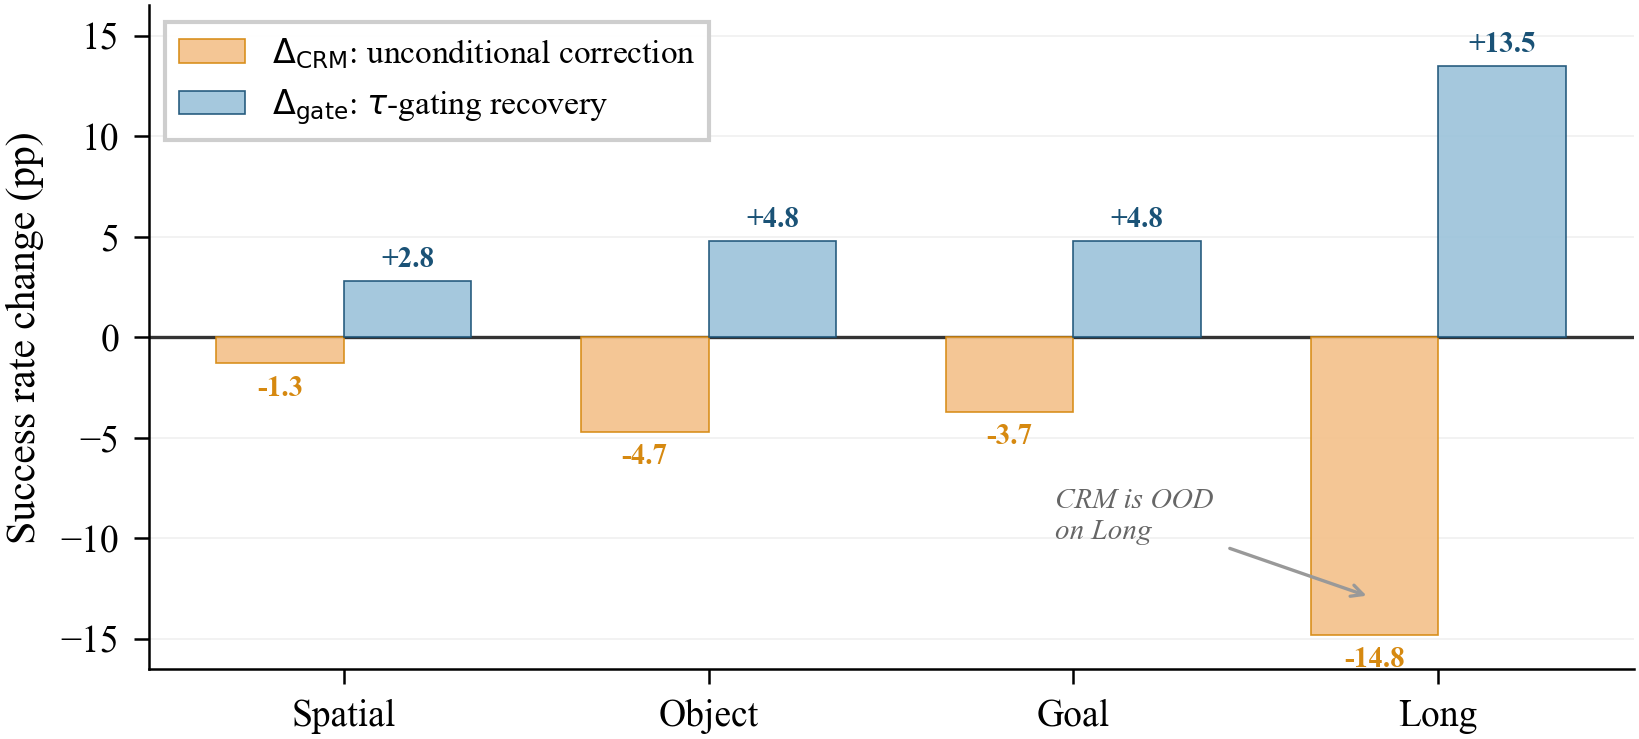

The script that saved this image:
"""Teaser figure: degradation vs recovery across 4 LIBERO suites."""
import os
import matplotlib
matplotlib.use('Agg')
import matplotlib.pyplot as plt
import numpy as np

plt.rcParams.update({
    'font.family': 'serif',
    'font.serif': ['Times New Roman'],
    'font.size': 9,
    'axes.labelsize': 10,
    'axes.titlesize': 10,
    'xtick.labelsize': 9,
    'ytick.labelsize': 9,
    'legend.fontsize': 8,
    'figure.dpi': 300,
    'savefig.dpi': 300,
    'pdf.fonttype': 42,
    'ps.fonttype': 42,
    'axes.linewidth': 0.6,
    'xtick.major.width': 0.6,
    'ytick.major.width': 0.6,
    'axes.spines.top': False,
    'axes.spines.right': False,
})

suites = ['Spatial', 'Object', 'Goal', 'Long']
delta_crm = [-1.3, -4.7, -3.7, -14.8]
delta_gate = [+2.8, +4.8, +4.8, +13.5]

fig, ax = plt.subplots(figsize=(5.5, 2.5))

x = np.arange(len(suites))
w = 0.35

bars1 = ax.bar(x - w/2, delta_crm, w, color='#F4C28C', alpha=0.92,
               label=r'$\Delta_{\mathrm{CRM}}$: unconditional correction',
               edgecolor='#D68910', linewidth=0.4, zorder=3)
bars2 = ax.bar(x + w/2, delta_gate, w, color='#9DC4DB', alpha=0.92,
               label=r'$\Delta_{\mathrm{gate}}$: $\tau$-gating recovery',
               edgecolor='#1A5276', linewidth=0.4, zorder=3)

for bar, val in zip(bars1, delta_crm):
    ax.text(bar.get_x() + bar.get_width()/2, val - 0.6, f'{val:+.1f}',
            ha='center', va='top', fontsize=7, color='#D68910', fontweight='bold')
for bar, val in zip(bars2, delta_gate):
    ax.text(bar.get_x() + bar.get_width()/2, val + 0.4, f'+{val:.1f}',
            ha='center', va='bottom', fontsize=7, color='#1A5276', fontweight='bold')

ax.axhline(0, color='#333333', linewidth=0.8, zorder=2)
ax.set_xticks(x)
ax.set_xticklabels(suites)
ax.set_ylabel('Success rate change (pp)')
ax.set_ylim(-16.5, 16.5)
ax.legend(loc='upper left', frameon=True, fancybox=False, edgecolor='#cccccc',
          framealpha=0.95)

ax.annotate('CRM is OOD\non Long', xy=(3 - w/2, -13.0), xytext=(1.95, -10),
            fontsize=7, color='#666666', fontstyle='italic',
            arrowprops=dict(arrowstyle='->', color='#999999', lw=0.8))

ax.yaxis.grid(True, alpha=0.3, linewidth=0.4, color='#cccccc', zorder=0)

plt.tight_layout(pad=0.3)
out = os.path.dirname(os.path.abspath(__file__))
fig.savefig(os.path.join(out, 'fig_teaser.pdf'), bbox_inches='tight', pad_inches=0.02)
fig.savefig(os.path.join(out, 'fig_teaser.png'), bbox_inches='tight', pad_inches=0.02)
print('Teaser saved.')
